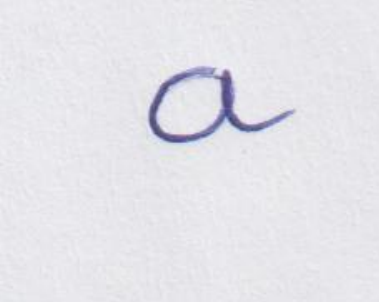
#> input picture images/a/a_00.png, 379 x 302 px, found by its file name
$ jupyter execute --allow-errors 'BlackandWhiteAnd Reshaping File .ipynb'   (shell and % lines are left out)
#> lines starting #> are read from the running program, lines starting #| are printed output that depends on the picture; after the words box and inside, x2 and y2 are one past the last pixel; in counts of white or black regions, pixels touching at a corner belong together
# From RGB to Black and White

[cell 1]
# Import all necessary packages
import cv2
import numpy as np
import matplotlib.pyplot as plt

[cell 2]
image_location = "/home/syedjafer/Documents/Handwriting_recognition_svm/images/a/a_00.png"
img = cv2.imread(image_location,0)
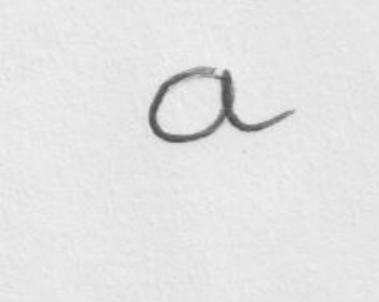
#> img: shape (302, 379); min 66, max 242, mean 228
(thresh, im_bw) = cv2.threshold(img, 128, 255, cv2.THRESH_BINARY | cv2.THRESH_OTSU)
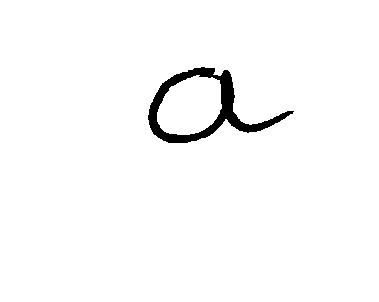
#> im_bw: shape (302, 379); 97.8% white; 1 black region, box (x1, y1, x2, y2) and area: (148, 67, 294, 143) 2527
#> thresh = 177
cv2.imwrite('bw_image.png', im_bw)
#> Out = True

[cell 3]
dim = (100 , 100)
resized = cv2.resize(im_bw, dim, interpolation = cv2.INTER_AREA)
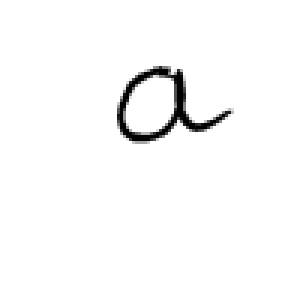
#> resized: shape (100, 100) (shown 3 times larger); min 0, max 255, mean 249.4

[cell 4]
plt.imshow(resized)

[cell 5]
cv2.imwrite('bw_image.png', resized)
#> Out = True

$ run again, with images/a/a_01.png copied over images/a/a_00.png
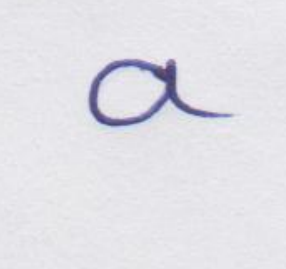
#> input picture images/a/a_01.png, 286 x 269 px, found by its file name
#> `(thresh, im_bw) = cv2.threshold(img, 128, 255, cv2.THRESH_BINARY | cv2..`:
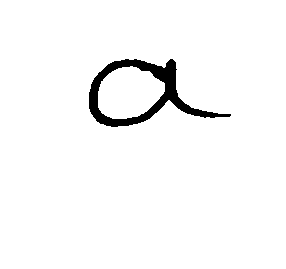
#> im_bw: shape (269, 286); 96.9% white; 1 black region, box (x1, y1, x2, y2) and area: (89, 59, 231, 127) 2380
#> thresh = 170
#> `cv2.imwrite('bw_image.png', im_bw)`: Out = True
#> `resized = cv2.resize(im_bw, dim, interpolation = cv2.INTER_AREA)`:
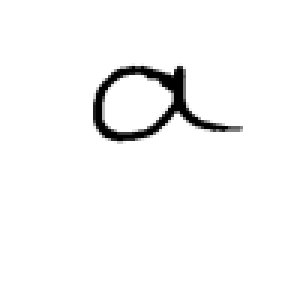
#> resized: shape (100, 100) (shown 3 times larger); min 0, max 255, mean 247.1

$ run again, with images/a/a_02.png copied over images/a/a_00.png
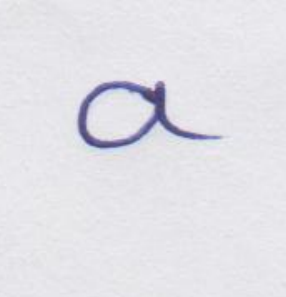
#> input picture images/a/a_02.png, 286 x 297 px, found by its file name
#> `img = cv2.imread(image_location,0)`:
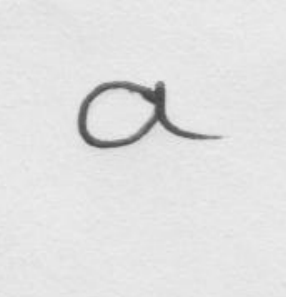
#> img: shape (297, 286); min 66, max 238, mean 225.7
#> `(thresh, im_bw) = cv2.threshold(img, 128, 255, cv2.THRESH_BINARY | cv2..`:
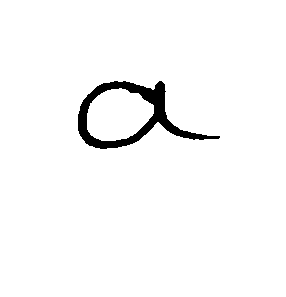
#> im_bw: shape (297, 286); 97.2% white; 1 black region, box (x1, y1, x2, y2) and area: (78, 81, 220, 149) 2380
#> thresh = 170
#> `cv2.imwrite('bw_image.png', im_bw)`: Out = True

$ run again, with images/a/a_03.png copied over images/a/a_00.png
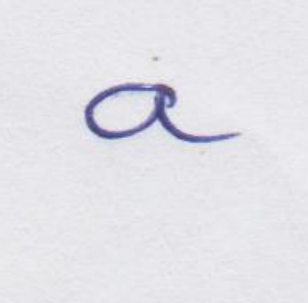
#> input picture images/a/a_03.png, 308 x 303 px, found by its file name
#> `img = cv2.imread(image_location,0)`:
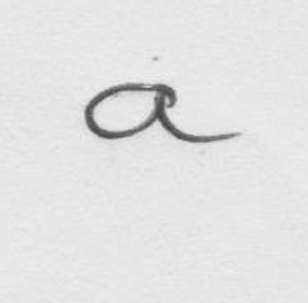
#> img: shape (303, 308); min 65, max 238, mean 226.5
#> `(thresh, im_bw) = cv2.threshold(img, 128, 255, cv2.THRESH_BINARY | cv2..`:
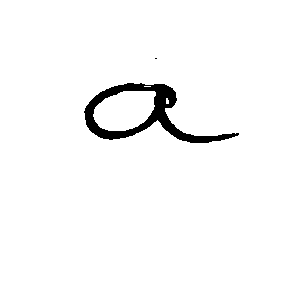
#> im_bw: shape (303, 308); 97.4% white; 2 black regions (1 under 20 px), largest, box (x1, y1, x2, y2) and area: (84, 83, 239, 143) 2398
#> thresh = 172
#> `cv2.imwrite('bw_image.png', im_bw)`: Out = True
